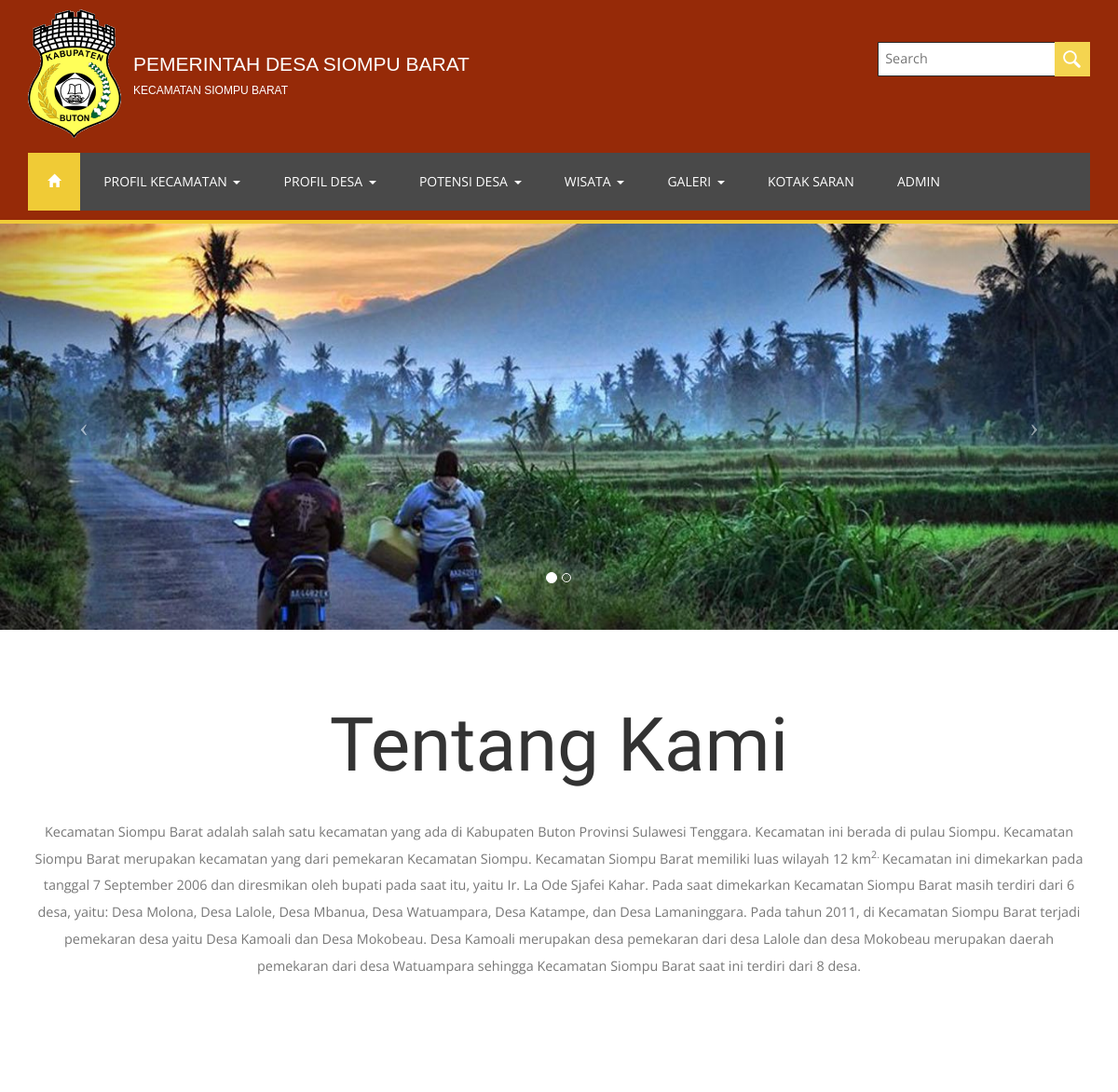
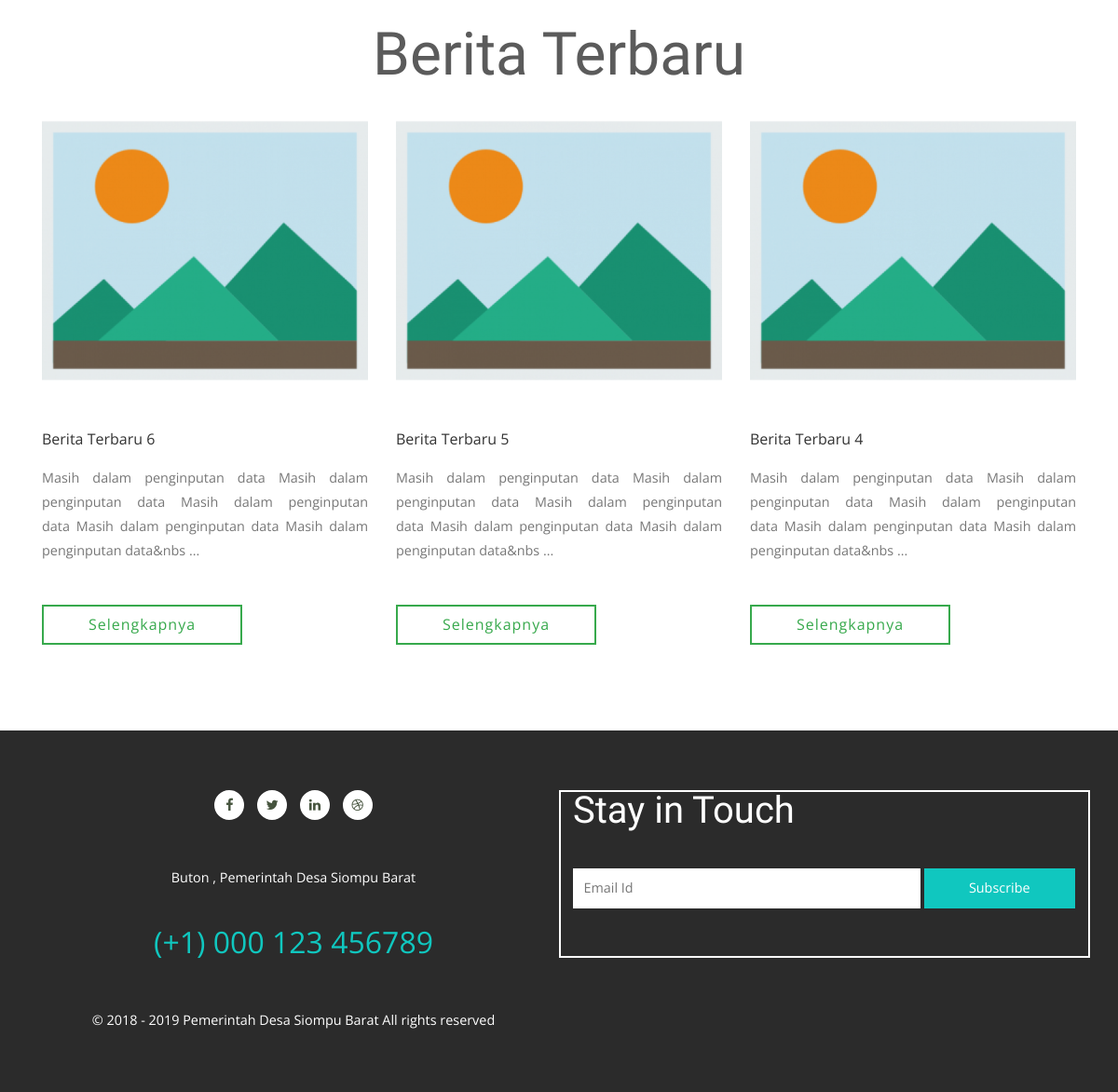
The page /home on the database its author committed (2 pictures, top to bottom).
### tables this page shows
CREATE TABLE `slider` (
  `id_slider` int(5) NOT NULL,
  `judul` varchar(180) NOT NULL,
  `gambar` varchar(180) NOT NULL,
  `tgl_update` datetime NOT NULL
);

CREATE TABLE `page` (
  `id_page` int(5) NOT NULL,
  `nama` varchar(180) NOT NULL,
  `nama_seo` varchar(200) NOT NULL,
  `gambar` varchar(128) NOT NULL,
  `deskripsi` text NOT NULL,
  `deskripsi2` text,
  `hapus` enum('Yes','No') NOT NULL,
  `jenis_modul` enum('Text','Textarea','Judul & Text','Judul & Textarea','Text Images','Textarea Images','Images','Images SEO') NOT NULL,
  `status` enum('On','Off') NOT NULL,
  `title` varchar(128) NOT NULL,
  `keyword` varchar(400) NOT NULL,
  `description` varchar(156) NOT NULL,
  `tgl_update` datetime NOT NULL
);

CREATE TABLE `berita` (
  `id_berita` int(5) NOT NULL,
  `judul` varchar(150) NOT NULL,
  `judul_seo` varchar(200) NOT NULL,
  `deskripsi` text NOT NULL,
  `gambar` varchar(200) NOT NULL,
  `tgl_post` datetime NOT NULL,
  `tgl_update` datetime NOT NULL,
  `keyword` varchar(400) NOT NULL,
  `description` varchar(156) NOT NULL
);

CREATE TABLE `sosial` (
  `id_sosial` int(11) NOT NULL,
  `nama` varchar(500) NOT NULL
);

### template.php (the view, shortened to what this page needs)
<!DOCTYPE HTML>
<html lang="en">
<head>
<link href="css/bootstrap.css" rel='stylesheet' type='text/css' />
<link href="css/style.css" rel='stylesheet' type='text/css' />
<link href="css/font-awesome.css" rel="stylesheet">
<link rel="stylesheet" href="css/lightbox.css">
</head>
<body>
	<div class="header">
		<div class="container">
			<div class="header-bottom">
				<div class="w3ls-logo logoatas">
					<img src="images/logo.png">
					<div class="tulislogo">
										<span class="tapanuli">PEMERINTAH DESA SIOMPU BARAT</span><br>
										<span class="desa">KECAMATAN SIOMPU BARAT</span><br>
								</div>
				</div>
				<div class="header-top-right">
						<form method="POST" action="searching">
						 <input type="text" name="query" placeholder="Search" required=""/>
						<input type="submit" value="">
					</form>
				</div>
				<div class="clearfix"> </div>
			</div>
			<div class="top-nav">
				<nav class="navbar navbar-default">
					<div class="collapse navbar-collapse" id="bs-example-navbar-collapse-1">
						<ul class="nav navbar-nav">
							<li class="home-icon"><a href="home"><span class="glyphicon glyphicon-home" aria-hidden="true"></span></a></li>
							<li><a href="#" class="dropdown-toggle hvr-bounce-to-bottom" data-toggle="dropdown" role="button" aria-haspopup="true" aria-expanded="false">PROFIL KECAMATAN <span class="caret"></span></a>
							</li>
							<li><a href="#" class="dropdown-toggle hvr-bounce-to-bottom" data-toggle="dropdown" role="button" aria-haspopup="true" aria-expanded="false">PROFIL DESA <span class="caret"></span></a>
							</li>
							<li><a href="#" class="dropdown-toggle hvr-bounce-to-bottom" data-toggle="dropdown" role="button" aria-haspopup="true" aria-expanded="false">POTENSI DESA <span class="caret"></span></a>
							</li>
							<li><a href="#" class="dropdown-toggle hvr-bounce-to-bottom" data-toggle="dropdown" role="button" aria-haspopup="true" aria-expanded="false">WISATA <span class="caret"></span></a>
							</li>
							<li><a href="#" class="dropdown-toggle hvr-bounce-to-bottom" data-toggle="dropdown" role="button" aria-haspopup="true" aria-expanded="false">GALERI <span class="caret"></span></a>
							</li>
							<li><a href="kontak">KOTAK SARAN</a></li>
							<li><a href="admin">ADMIN</a></li>
						</ul>
					</div>
				</nav>
			</div>
		</div>
	</div>
	<?php include ('inc/content.php'); ?>
</body>
</html>

### inc/content.php
<?php
if($_GET['module']=='home') {
	include("home.php");
}
elseif($_GET['module']=='produk-training') {
	include("produk-training.php");
}
elseif($_GET['module']=='sejarah') {
	include("sejarah.php");
}
elseif($_GET['module']=='page'){
	include "page.php";
}
elseif($_GET['module']=='kependudukan'){
	include "kependudukan.php";
}
elseif($_GET['module']=='profil-desa') {
	include("profil-desa.php");
}
elseif($_GET['module']=='detail-home') {
	include("detail-home.php");
}
elseif($_GET['module']=='dusun') {
	include("dusun.php");
}
elseif($_GET['module']=='detail-dusun') {
	include("detail-dusun.php");
}
elseif($_GET['module']=='lihat-hubungi-kami') {
	include("lihat-hubungi-kami.php");
}
elseif($_GET['module']=='pakaian') {
	include("pakaian.php");
}
elseif($_GET['module']=='detpakaian') {
	include("detpakaian.php");
}
elseif($_GET['module']=='tenunan') {
	include("tenunan.php");
}
elseif($_GET['module']=='dettenunan') {
	include("dettenunan.php");
}
elseif($_GET['module']=='adat-istiadat') {
	include("adat-istiadat.php");
}
elseif($_GET['module']=='detistiadat') {
	include("detistiadat.php");
}
elseif($_GET['module']=='makanan-khas') {
	include("makanan-khas.php");
}
elseif($_GET['module']=='detmakanankhas') {
	include("detmakanankhas.php");
}
elseif($_GET['module']=='pemandian') {
	include("pemandian.php");
}
elseif($_GET['module']=='detpemandian') {
	include("detpemandian.php");
}
elseif($_GET['module']=='pantai') {
	include("pantai.php");
}
elseif($_GET['module']=='detpantai') {
	include("detpantai.php");
}
elseif($_GET['module']=='detpage') {
	include("detpage.php");
}
elseif($_GET['module']=='galeri-foto') {
	include("galeri-foto.php");
}
elseif($_GET['module']=='galeri-video') {
	include("galeri-video.php");
}
elseif($_GET['module']=='video') {
	include("video.php");
}
elseif($_GET['module']=='searching') {
	include("aksi/aksi_searching.php");
}
elseif($_GET['module']=='kontak') {
	include("kontak.php");
}
elseif($_GET['module']=='detail-produk-training') {
	include("detail_produk_training.php");
}
else{
	echo "ERROR";
}
?>

### inc/home.php (shortened to what this page needs)
<div id="carousel-example-generic" class="carousel slide" data-ride="carousel" data-interval="2500">
		<ol class="carousel-indicators hidden-xs">
			<?php
				$no=1;
				$slide = $pdo->query("SELECT * FROM slider ORDER BY id_slider");
			?>
				<li data-target="#carousel-example-generic" data-slide-to="0" class="active"></li>
			<?php
				while($slie = $slide->fetch(PDO::FETCH_ASSOC)) {
			?>
				<li data-target="#carousel-example-generic" data-slide-to="<?php echo"$no"; ?>"></li>
			<?php $no++; } ?>
		</ol>
		<div class="carousel-inner">
			<?php
				$slider = $pdo->query("SELECT * FROM slider ORDER BY id_slider");
				$slid = $slider->fetch(PDO::FETCH_ASSOC);
			?>
				<div class="item active">
					<img class="img-responsive img-full" src="images/slider/-<?php echo"$slid[gambar]"; ?>" alt="<?php echo"$slid[judul]"; ?>">
				</div>
		</div>
		<a class="left carousel-control" data-target="#carousel-example-generic"  data-slide="prev">
			<span class="icon-prev"></span>
		</a>
		<a class="right carousel-control" data-target="#carousel-example-generic"  data-slide="next">
			<span class="icon-next"></span>
		</a>
	</div>
	<div class="welcome">
		<div class="container">
			<div class="welcome-info">
				<h2 class="agileits-title">Tentang Kami</h2>
					<?php
						$profil = $pdo->query("SELECT * FROM page WHERE id_page = '1'");
						$pro = $profil->fetch(PDO::FETCH_ASSOC);
					?>
				<p><?php echo $pro['deskripsi']; ?></p>
			</div>
		</div>
	</div>
<div class="choose">
			<div class="container">
				<h3>Berita Terbaru</h3>
				<div class="choose-w3layoutsinfo">
				<?php
					$inspiration = $pdo->query("SELECT * FROM berita ORDER BY id_berita DESC");
					while($gal = $inspiration->fetch(PDO::FETCH_ASSOC)){
					$kata = $gal["deskripsi"];
					$potong=substr($kata, 0, 200);
				?>
					<div class="col-md-4 choose-grid">
						<div class="blog-left">
							<div class="blog-left-left">
								<a><img src="images/order/-<?php echo $gal['gambar']; ?>" alt="" /></a>
							</div>
							<div class="blog-left-right">
								<?php echo $gal['judul']; ?>
								<?php echo $potong;?> ...
							</div>
						</div>
						<div class="choose-button">
							<a href="detail-berita-<?php echo $gal['seo'];?>-<?php echo $gal['id_berita'];?>">Selengkapnya</a>
						</div>
					</div>
					<?php } ?>
				</div>
			</div>
		</div>
		<br><br><br><br>
	<?php include 'footer.php' ?>

### inc/footer.php (shortened to what this page needs)
<div class="footer">
	<?php
		$sosial = $pdo->query("SELECT * FROM sosial WHERE id_sosial = '1'");
		$s = $sosial->fetch(PDO::FETCH_ASSOC);
		$sosial1 = $pdo->query("SELECT * FROM sosial WHERE id_sosial = '2'");
		$s1 = $sosial1->fetch(PDO::FETCH_ASSOC);
		$sosial2 = $pdo->query("SELECT * FROM sosial WHERE id_sosial = '3'");
		$s2 = $sosial2->fetch(PDO::FETCH_ASSOC);
		$sosial3 = $pdo->query("SELECT * FROM sosial WHERE id_sosial = '4'");
		$s3 = $sosial3->fetch(PDO::FETCH_ASSOC);
		$sosial4 = $pdo->query("SELECT * FROM sosial WHERE id_sosial = '7'");
		$s4 = $sosial4->fetch(PDO::FETCH_ASSOC);
		$sosial5 = $pdo->query("SELECT * FROM sosial WHERE id_sosial = '5'");
		$s5 = $sosial5->fetch(PDO::FETCH_ASSOC);
	?>
		<div class="container">
			<div class="footer-agileinfo">
				<div class="col-md-6 footer-right">
					<h5>Stay in Touch</h5>
					<form action="#" method="post">
					</form>
					<div class="footer-right-map">
						<iframe src="https://www.google.com/maps/embed?pb=!1m18!1m12!1m3!1d31761.710019316022!2d122.47452636807922!3d-5.682215481507367!2m3!1f0!2f0!3f0!3m2!1i1024!2i768!4f13.1!3m3!1m2!1s0x2da467a00070de75%3A0xdc7d5a3172232e78!2sSiompu+Bar.%2C+Kabupaten+Buton%2C+Sulawesi+Tenggara!5e0!3m2!1sid!2sid!4v1531955808398">
						</iframe>
					</div>
				</div>
				<div class="col-md-6 footer-left">
					<div class="w3-agileitsicons">
						<ul>
							<li><a href="<?php echo $s['nama']; ?>"><i class="fa fa-facebook" aria-hidden="true"></i></a></li>
							<li><a class="twt" href="<?php echo $s1['nama']; ?>"><i class="fa fa-twitter" aria-hidden="true"></i> </a></li>
							<li><a class="drbl" href="<?php echo $s2['nama']; ?>"><i class="fa fa-linkedin" aria-hidden="true"></i> </a></li>
							<li><a class="be" href="<?php echo $s3['nama']; ?>"><i class="fa fa-dribbble" aria-hidden="true"></i> </a></li>
						</ul>
					</div>
					<div class="f-address">
						<p class="text"><?php echo $s4['nama']; ?></p>
						<p class="number"><?php echo $s5['nama']; ?></p>
					</div>
					<div class="copyright">
						<p>© 2018 - 2019 Pemerintah Desa Siompu Barat All rights reserved</p>
					</div>
				</div>
			</div>
		</div>
	</div>

### css/lightbox.css (style rules this page uses)
body:after { content: url(../images/close.png) url(../images/loading.gif) url(../images/prev.png) url(../images/next.png); display: none; }

### rows shown on the page
slider: gambar (picture)
page: deskripsi "Kecamatan Siompu Barat adalah salah satu kecamatan yang ada di Kabupaten Buton Provinsi Sulawesi Tenggara. Kecamatan ini berada di pulau Siompu. Kecamatan Siompu Barat merupakan kecamatan yang dari pemekaran Kecamatan Siompu. Kecamatan Siompu Barat memiliki luas wilayah 12 km 2. Kecamatan ini dimekarkan pada tanggal 7 September 2006 dan diresmikan oleh bupati pada saat itu, yaitu Ir. La Ode Sjafei Kahar. Pada saat dimekarkan Kecamatan Siompu Barat masih terdiri dari 6 desa, yaitu: Desa Molona, Desa Lalole, Desa Mbanua, Desa Watuampara, Desa Katampe, dan Desa Lamaninggara. Pada tahun 2011, di Kecamatan Siompu Barat terjadi pemekaran desa yaitu Desa Kamoali dan Desa Mokobeau. Desa Kamoali…"
berita: gambar (picture), judul "Berita Terbaru 6", deskripsi "Masih dalam penginputan data Masih dalam penginputan data Masih dalam penginputan data Masih dalam penginputan data Masih dalam penginputan data&nbs"
berita: gambar (picture), judul "Berita Terbaru 5", deskripsi "Masih dalam penginputan data Masih dalam penginputan data Masih dalam penginputan data Masih dalam penginputan data Masih dalam penginputan data&nbs"
berita: gambar (picture), judul "Berita Terbaru 4", deskripsi "Masih dalam penginputan data Masih dalam penginputan data Masih dalam penginputan data Masih dalam penginputan data Masih dalam penginputan data&nbs"
sosial: nama "Buton , Pemerintah Desa Siompu Barat"
sosial: nama "(+1) 000 123 456789"
